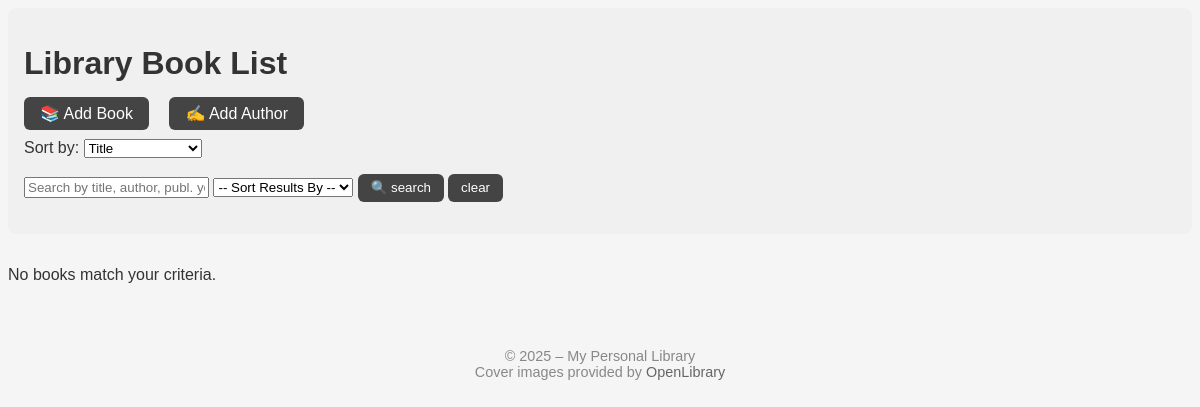
/, run on an earlier commit of the app's database.
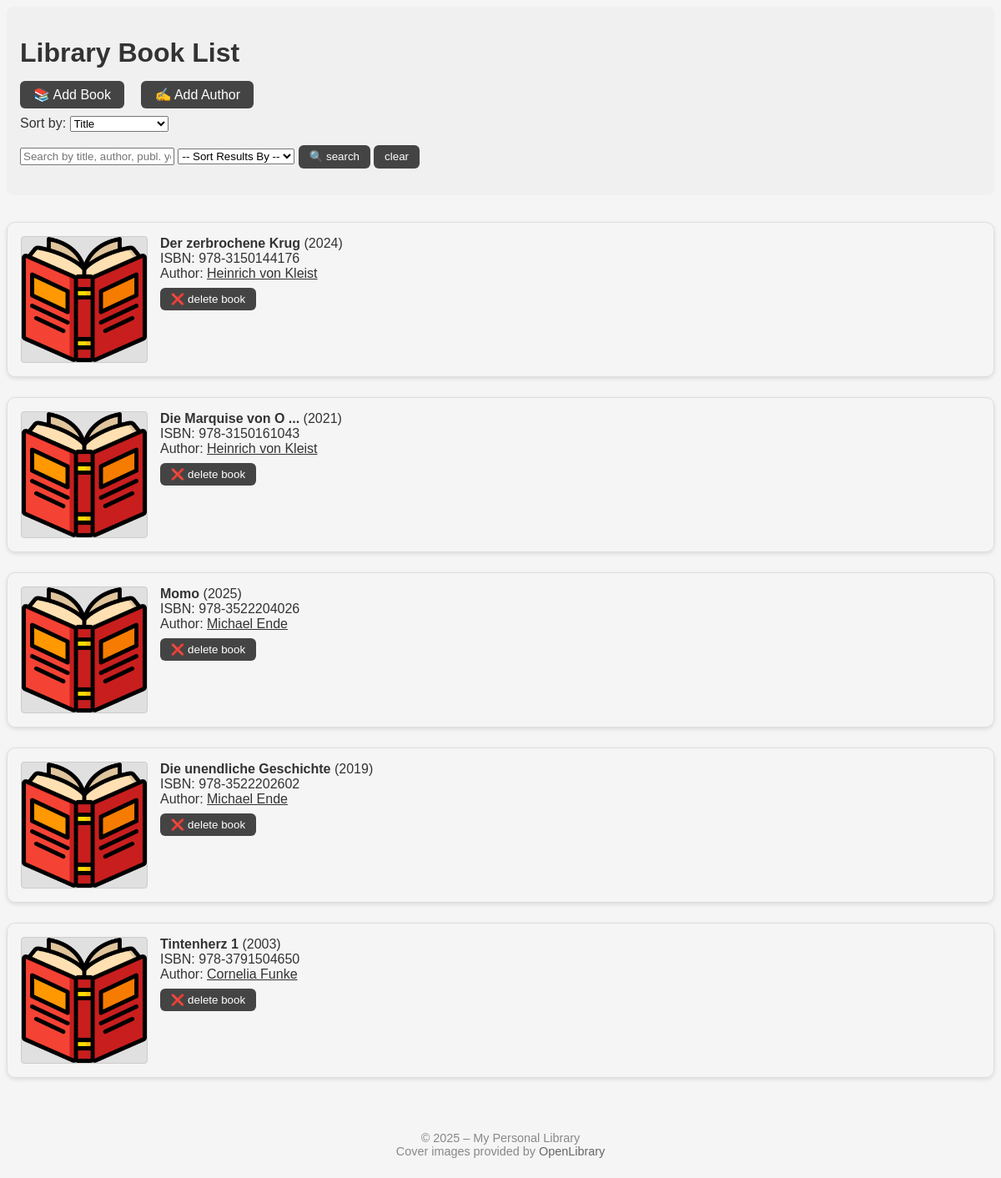
And on a later commit of the database.
### data_models.py (models this page shows, shortened)
class Book(db.Model):
    id = db.Column(db.Integer, primary_key=True)
    isbn = db.Column(db.String(13), unique=True, nullable=False)
    title = db.Column(db.String(200), nullable=False)
    publication_year = db.Column(db.Integer)
    author_id = db.Column(db.Integer, db.ForeignKey('author.id'), nullable=False)
    author = db.relationship('Author', backref='books')

class Author(db.Model):
    id = db.Column(db.Integer, primary_key=True)
    name = db.Column(db.String(100), unique=True, nullable=False)
    birth_date = db.Column(db.Date)
    date_of_death = db.Column(db.Date)

### app.py (the view, shortened to what this page needs)
@app.route('/')
def home():
    sort_by = request.args.get('sort_by')
    search_term = request.args.get('search', '').strip()
    query = Book.query.join(Author)
    if sort_by == 'title':
        query = query.order_by(Book.title)
    elif sort_by == 'author':
        query = query.order_by(Author.name)
    elif sort_by == 'publication_year':
        query = query.order_by(Book.publication_year)
    books = query.all()
    no_results = search_term and not books  # informs user that no matches found
    return render_template('home.html', books=books, no_results=no_results)

### templates/home.html (shortened to what this page needs)
<!DOCTYPE html>
<html lang="en">
  <head>
  </head>
  <body>
    <header>
      <h1>Library Book List</h1>
      <nav>
        <a href="{{ url_for('add_book') }}">📚 Add Book</a>
        <a href="{{ url_for('add_author') }}">✍️ Add Author</a>
      </nav>
      <form method="get" action="{{ url_for('home') }}" style="margin: 1rem 0;">
        <label for="sort_by">Sort by:</label>
        <select name="sort_by" onchange="this.form.submit()">
          <option value="title" {% if request.args.get('sort_by') == 'title' %}selected{% endif %}>Title</option>
        </select>
      </form>
      <form method="get" action="{{ url_for('home') }}" style="margin-bottom: 1rem;">
        <input type="text" name="search"
               placeholder="Search by title, author, publ. year, or ISBN..."
               value="{{ request.args.get('search', '') }}">
        <select name="sort_by">
          <option value="">-- Sort Results By --</option>
        </select>
        <button type="submit">🔍 search</button>
        <a href="{{ url_for('home') }}">
          <button type="button">clear</button>
        </a>
      </form>
    </header>
    {% if books %}
      {% for book in books %}
        <div class="book-card">
          <img
            src="{{ url_for('static', filename='cover.png') }}"
            data-isbn="{{ book.isbn }}"
            alt="Cover for {{ book.title }}"
            class="book-cover">
          <div class="book-info">
            <strong>{{ book.title }}</strong> ({{ book.publication_year }})<br>
            ISBN: {{ book.isbn }}<br>
            Author: <a href="{{ url_for('author_detail', author_id=book.author.id) }}">{{ book.author.name }}</a>
            <div class="book-actions">
              <form action="{{ url_for('delete_book', book_id=book.id) }}" method="POST"
                    onsubmit="return confirm('Do you really want to delete the book?');">
                <button type="submit">❌ delete book</button>
              </form>
            </div>
          </div>
        </div>
      {% endfor %}
    {% else %}
      <p>No books match your criteria.</p>
    {% endif %}
    <footer style="text-align: center; margin-top: 3rem; padding: 1rem 0; font-size: 0.9rem; color: #888;">
  &copy; 2025 – My Personal Library<br>
  Cover images provided by <a href="https://openlibrary.org" target="_blank" style="color: #666; text-decoration: none;">OpenLibrary</a>
</footer>
  </body>
</html>

What changed in the data, as far as the page shows it:
added Book: title "Der zerbrochene Krug", publication_year "2024", isbn "978-3150144176", author.name "Heinrich von Kleist"
added Book: title "Die Marquise von O ...", publication_year "2021", isbn "978-3150161043", author.name "Heinrich von Kleist"
added Book: title "Momo", publication_year "2025", isbn "978-3522204026", author.name "Michael Ende"
added Book: title "Die unendliche Geschichte", publication_year "2019", isbn "978-3522202602", author.name "Michael Ende"
added Book: title "Tintenherz 1", publication_year "2003", isbn "978-3791504650", author.name "Cornelia Funke"
Also different on the page:
text no longer shown: "No books match your criteria."
